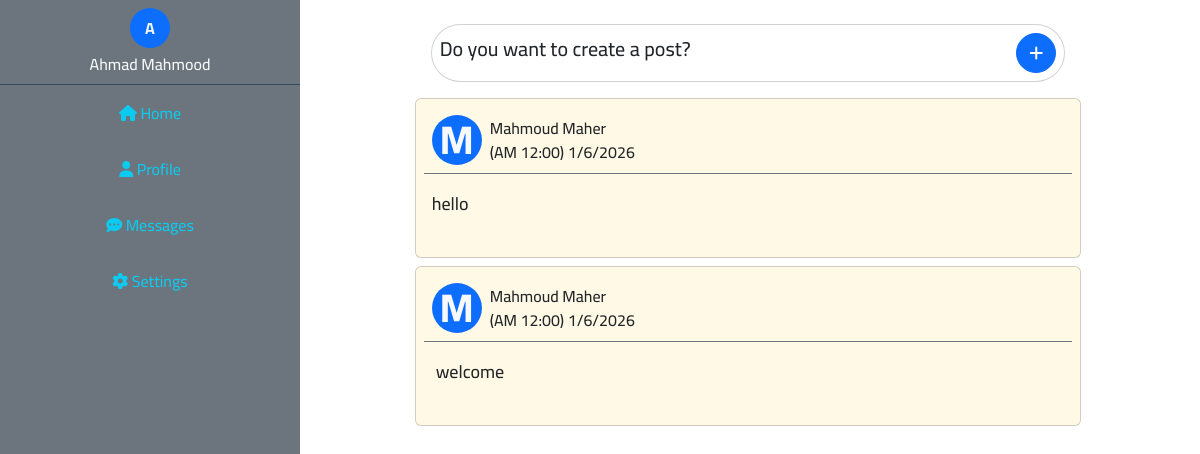
The page /home.php (signed in) on the database its author committed.
### tables this page shows
CREATE TABLE `users` (
  `id` int(11) NOT NULL,
  `name` varchar(255) NOT NULL,
  `email` varchar(255) NOT NULL,
  `password` varchar(255) NOT NULL,
  `created-at` date NOT NULL DEFAULT current_timestamp()
);

CREATE TABLE `posts` (
  `id` int(11) NOT NULL,
  `user-id` int(11) NOT NULL,
  `content` varchar(255) NOT NULL,
  `created-at` date NOT NULL DEFAULT current_timestamp()
);

### include/lang/en.php (called while the page is built, shortened)
<?php
function lang($word)
{
    return $lang[$word];
}
?>

### home.php (the view, shortened to what this page needs)
<?php
include "initials.php";
$page = isset($_GET['page']) ? $_GET['page'] : 'home';
if (isset($_SESSION["email"])) {
    ?>
    <div class="row pt-6 p-md-2 m-0">
        <div class="d-none d-md-block col-lg-4 col-md-5">
        </div>
        <div class="col-12 col-lg-7 col-md-6">
            <?php
            if ($page == 'home') {
                ?>
                <div class="p-2 m-3 card flex-row d-flex justify-content-between align-items-center rounded-5">
                    <h5><?= lang('H_CREATE_POST') ?></h5>
                    <a href="?page=addPost"
                        class="btn btn-primary rounded-circle d-flex justify-content-center align-items-center"
                        style="width: 40px; height: 40px;"><i class="fa-solid fa-plus"></i></a>
                </div>
                <?php
                $stmt = $con->prepare("SELECT * FROM posts");
                $stmt->execute();
                $posts = $stmt->fetchAll(PDO::FETCH_ASSOC);
                if ($posts) {
                    foreach ($posts as $post1) {
                        $stmt = $con->prepare("SELECT name FROM users WHERE id = ?");
                        $stmt->execute([$post1['user-id']]);
                        $userPost = $stmt->fetch(PDO::FETCH_ASSOC);
                        ?>
                        <div class="card  bg-warning bg-opacity-10 p-2 mb-2">
                            <div class="post-header border-bottom border-secondary d-flex justify-content-start align-items-center ">
                                <div class="
                                post-avatar
                                text-light
                                text-capitalize
                                m-2
                                bg-primary
                                rounded-circle
                                d-flex
                                justify-content-center
                                align-items-center
                                fw-bolder
                                fs-1
                            "><?= $userPost['name'][0] ?></div>
                                <div>
                                    <div class="post-user"><?= $userPost['name'] ?></div>
                                    <div class="post-time"><?= date("(A h:i) j/n/Y", strtotime($post1['created-at'])) ?></div>
                                </div>
                            </div>
                            <div class="post-content m-2 py-2 overflow-hidden">
                                <pre class="text-post overflow-hidden"><?= $post1['content'] ?></pre>
                            </div>
                        </div>
                        <?php
                    }
                }
            }
} else {
    header("Location: index.php");
    exit;
}
include $temp . "footer.php";

### include/templates/header.php (shortened to what this page needs)
<!DOCTYPE html>
<html lang="en">
<head>
    <link rel="stylesheet" href="<?php echo $css ?>bootstrap.min.css">
    <link rel="stylesheet" href="<?php echo $css ?>all.min.css">
    <link rel="stylesheet" href="<?php echo $css ?>main.css">
</head>
<body>

### initials.php (shortened to what this page needs)
<?php
include "contact.php";
$temp = "include/templates/";
$lang = "include/lang/";
$css = "layout/css/";
include $temp . "header.php";
if (!isset($noNavbar)) {
    include $temp . "navbar.php";
}

### include/templates/navbar.php (shortened to what this page needs)
<?php
$stmt = $con->prepare("
        SELECT name
        FROM users
        WHERE email = ?
    ");
$stmt->execute([$_SESSION["email"]]);
$user = $stmt->fetch(PDO::FETCH_ASSOC);
?>
<nav class="col-12 col-lg-3 col-md-4 bg-secondary position-fixed top-0">
    <div class="p-2 user-info">
        <div class="
                text-light
                text-capitalize
                mb-1
                mx-auto
                bg-primary
                rounded-circle
                d-flex
                justify-content-center
                align-items-center
                fw-bolder
                user-avatar
            ">
            <?= $user['name'][0] ?>
        </div>
        <div class="text-light text-capitalize"><?= $user['name'] ?></div>
    </div>
    <div class="link-nav-1" id="link-navber">
        <a class="text-decoration-none text-info d-block p-3 text-center
        <?php echo ($_SERVER['SCRIPT_NAME'] === '/MAHMOUD_MAHER/social-media/home.php') ? 'active-link' : ''; ?>" href="home.php"><i
                class="fa-solid fa-home"></i>
            <?= lang('P_HOME') ?></a>
        <a class="text-decoration-none text-info d-block p-3 text-center
        <?php echo ($_SERVER['SCRIPT_NAME'] === '/MAHMOUD_MAHER/social-media/profile.php') ? 'active-link' : ''; ?>" href="profile.php"><i
                class="fa-solid fa-user"></i>
            <?= lang('P_PROFILE') ?></a>
        <a class="text-decoration-none text-info d-block p-3 text-center
        <?php echo ($_SERVER['SCRIPT_NAME'] === '/MAHMOUD_MAHER/social-media/chat.php') ? 'active-link' : ''; ?>" href="chat.php"><i
                class="fa-solid fa-comment-dots"></i>
            <?= lang('P_MESSAGES') ?></a>
        <a class="text-decoration-none text-info d-block p-3 text-center <?php echo ($_SERVER['SCRIPT_NAME'] === '/MAHMOUD_MAHER/social-media/settings.php') ? 'active-link' : ''; ?>" href="settings.php"><i class="fa-solid fa-gear"></i>
            <?= lang('P_SETTINGS') ?></a>
    </div>
</nav>

### include/templates/footer.php (shortened to what this page needs)
</body>
</html>

### layout/css/main.css (style rules this page uses)
* { margin: 0; padding: 0; box-sizing: border-box; }
body { font-family: "Cairo"; font-weight: 500; direction: rtl; }
pre { font-family: "Cairo"; font-weight: 500; font-size: 18px; }
.user-info { border-bottom: 1px solid #34495e; text-align: center; }
.user-avatar { width: 40px; height: 40px; }
nav { z-index: 999999; }
@media (min-width: 768px) { nav { right: 0; bottom: 0; } }
.post-avatar { width: 50px; height: 50px; }

### include/lang/en.php (style rules this page uses)
body { direction: ltr !important; }
@media (min-width: 768px) { nav { left: 0 !important; bottom: 0; } }

### rows shown on the page
users: name "A", name "Ahmad Mahmood"
posts: name "M", name "Mahmoud Maher", date "(AM 12:00) 1/6/2026", content "hello"
posts: name "M", name "Mahmoud Maher", date "(AM 12:00) 1/6/2026", content "welcome"

### other values the page prints
lang('P_HOME') "Home"
lang('P_PROFILE') "Profile"
lang('P_MESSAGES') "Messages"
lang('P_SETTINGS') "Settings"
lang('H_CREATE_POST') "Do you want to create a post?"
